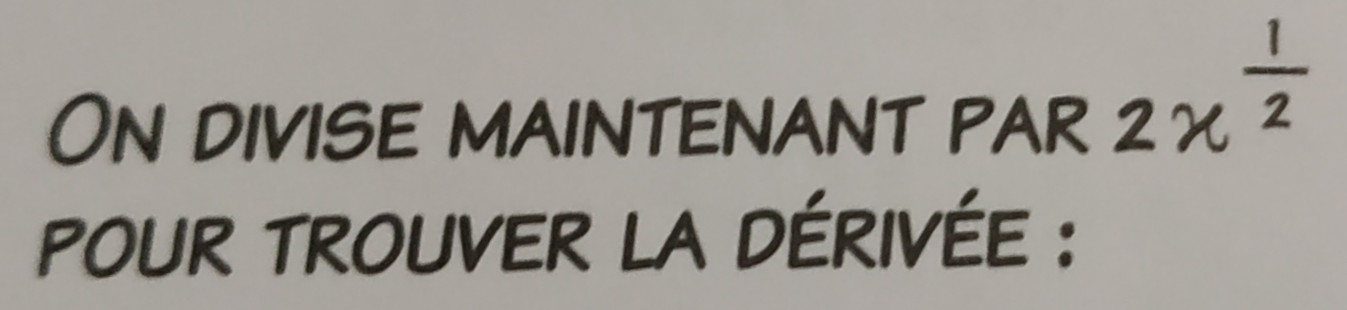
#> input picture test.jpg, 1347 x 310 px
$ python -i main.py   (imports and definitions only)
#> lines starting #> are read from the running program, lines starting #| are printed output that depends on the picture; after the words box and inside, x2 and y2 are one past the last pixel; in counts of white or black regions, pixels touching at a corner belong together
#> further down, picture is the input picture: shape (310, 1347, 3); mean B, G, R 144.7, 151, 155.3
import numpy as np
from pytesseract import Output
import pytesseract
import cv2

filename = 'image-01.jpg'
filename = 'test.jpg'
# [1 line not run here, left out]


def areaFilter(minArea, inputImage):
    # Perform an area filter on the binary blobs:
    componentsNumber, labeledImage, componentStats, componentCentroids = \
        cv2.connectedComponentsWithStats(inputImage, connectivity=4)
    # Get the indices/labels of the remaining components based on the area stat
    # (skip the background component at index 0)
    remainingComponentLabels = [i for i in range(
        1, componentsNumber) if componentStats[i][4] >= minArea]
    # Filter the labeled pixels based on the remaining labels,
    # assign pixel intensity to 255 (uint8) for the remaining pixels
    filteredImage = np.where(
        np.isin(labeledImage, remainingComponentLabels) == True, 255, 0).astype('uint8')
    return filteredImage


def filter2(image):
    image = image.astype(float) / 255.  # Convert to float and divide by 255:
    image = 1 - np.max(image, axis=2)  # Calculate channel K:
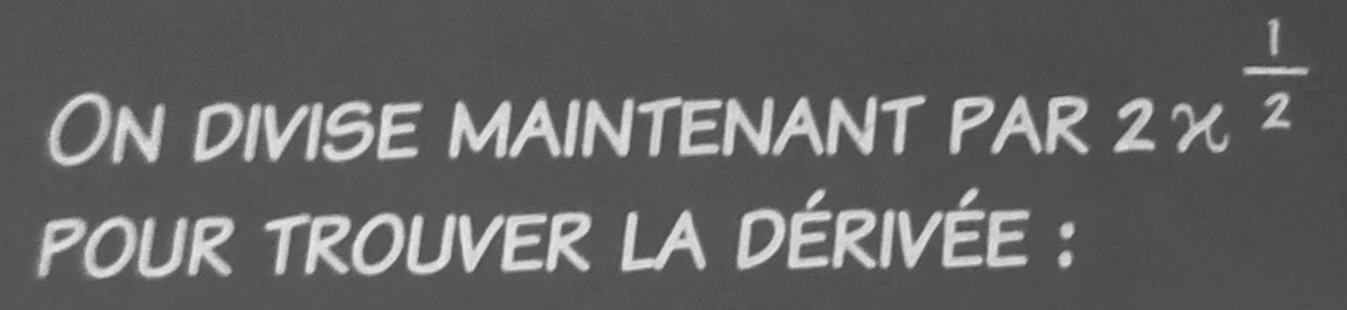
#> image: shape (310, 1347) float64; min 0.255, max 0.918, mean 0.391
    cv2.imshow("max", image)
    cv2.waitKey(0)
    image = (255 * image).astype(np.uint8)  # Convert back to uint 8:
    cv2.imshow("convert", image)
    cv2.waitKey(0)
    image = cv2.threshold(image, 10, 255, cv2.THRESH_OTSU)[1]
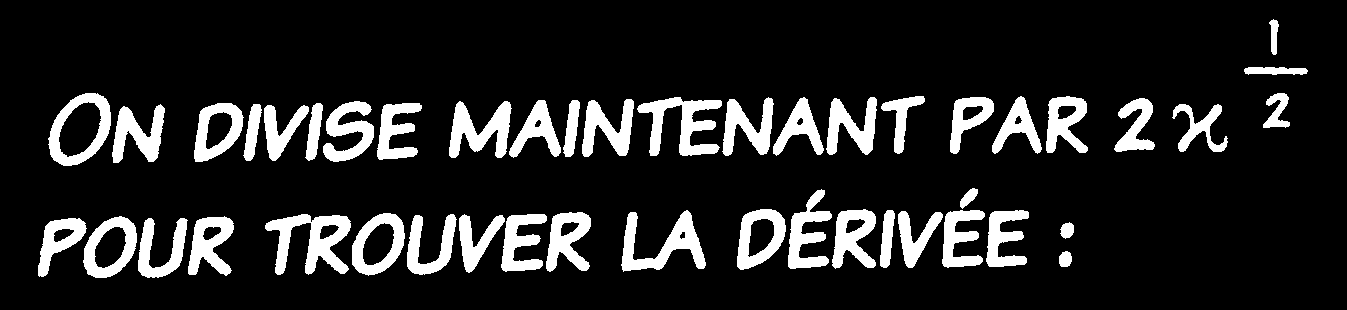
#> image: shape (310, 1347); 13.8% white; 46 white regions, largest, box (x1, y1, x2, y2) and area: (265, 214, 351, 275) 2520, (637, 97, 722, 156) 2247, (621, 210, 706, 272) 2137
    cv2.imshow("Threshold", image)
    cv2.waitKey(0)
    minArea = 20
    image = areaFilter(minArea, image)
#> in areaFilter, `componentsNumber, labeledImage, componentStats, componentCentroids = \..`:
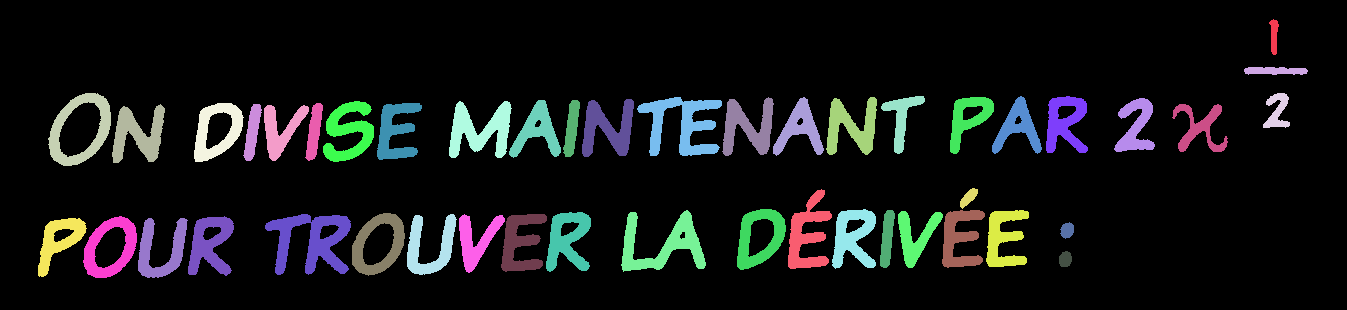
#> labeledImage: shape (310, 1347) int32; 47 distinct labels, from 0 to 46; one colour per label, 0 black
#> in areaFilter, `componentsNumber, labeledImage, componentStats, componentCentroids = \..`: componentsNumber = 47; componentStats = 47 rows, first 6: [0, 0, 1347, 310, 360055], [1269, 19, 10, 36, 226], [1244, 67, 64, 8, 416], [48, 93, 63, 73, 1806], [1263, 93, 27, 35, 504], [881, 96, 44, 58, 851]; componentCentroids = 47 pairs, first value 58.52 to 1276.8, second value 35.48 to 258.9
#> in areaFilter, `remainingComponentLabels = [i for i in range( 1, componentsNumber) if ..`: remainingComponentLabels = 46 values from 1 to 46
    cv2.imshow("areafilter", image)
    cv2.waitKey(0)
    # Use a little bit of morphology to clean the mask:
    # Set kernel (structuring element) size:
    kernelSize = 3
    # Set morph operation iterations:
    opIterations = 1
    # Get the structuring element:
    morphKernel = cv2.getStructuringElement(
        cv2.MORPH_RECT, (kernelSize, kernelSize))
    # Perform closing:
    image = cv2.morphologyEx(
        image, cv2.MORPH_CLOSE, morphKernel, None, None, opIterations, cv2.BORDER_REFLECT101)
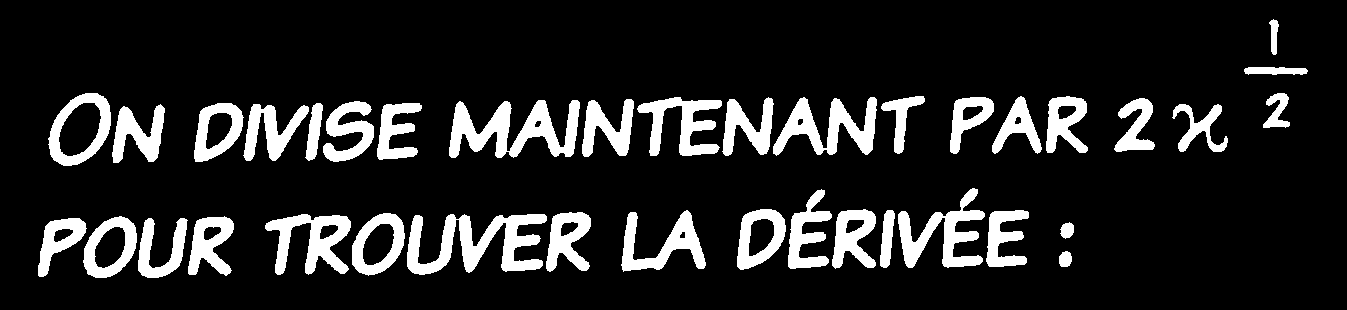
#> image: shape (310, 1347); 13.8% white; 38 white regions, largest, box (x1, y1, x2, y2) and area: (407, 214, 547, 275) 4066, (449, 100, 580, 158) 3792, (773, 97, 877, 156) 2790
    cv2.imshow("morphology", image)
    cv2.waitKey(0)
    image = (255-image)
    cv2.imshow("convert back", image)
    cv2.waitKey(0)

    def duplicate(x):
        def f(x): return np.array([x, x, x])
        return np.array([f(xi) for xi in x])
    image = np.apply_along_axis(duplicate, 1, image)
    return image


def filter1(image, thres=50):
    norm_img = np.zeros((image.shape[0], image.shape[1]))
    image = cv2.normalize(image, norm_img, 0, 255, cv2.NORM_MINMAX)
    image = cv2.threshold(image, thres, 255, cv2.THRESH_BINARY)[1]
    image = cv2.GaussianBlur(image, (1, 1), 0)
    cv2.imshow("filter1", image)
    cv2.waitKey(0)
    return image


def analyze(current_image):
    results = pytesseract.image_to_data(current_image, output_type=Output.DICT)
    for i in range(0, len(results['text'])):
        x = results["left"][i]
        y = results["top"][i]

        w = results["width"][i]
        h = results["height"][i]
        text = results["text"][i]
        conf = int(results["conf"][i])
        if conf > 70:
            text = "".join([c if ord(c) < 128 else "" for c in text]).strip()
            cv2.rectangle(current_image, (x, y),
                          (x + w, y + h), (0, 255, 0), 2)
            cv2.putText(current_image, text, (x, y - 10),
                        cv2.FONT_HERSHEY_SIMPLEX, 0.5, (0, 0, 200), 2)
    # Displaying the image
    cv2.imshow("analyzed", current_image)
    cv2.waitKey(0)


# [5 lines not run here, left out]

>>> import cv2
>>> picture = cv2.imread('test.jpg')
>>> result = filter2(picture)
